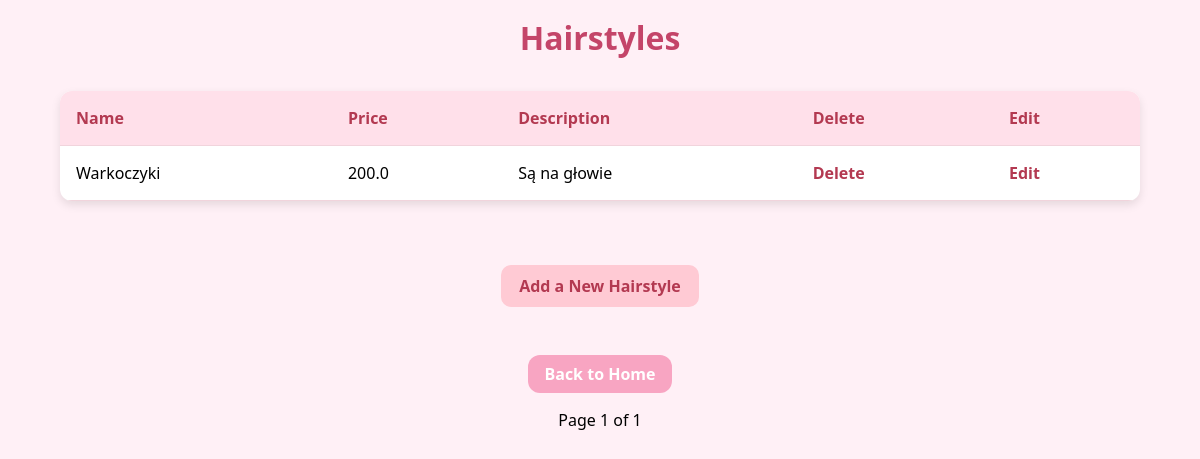
Before: /hairstyles with the older database file.
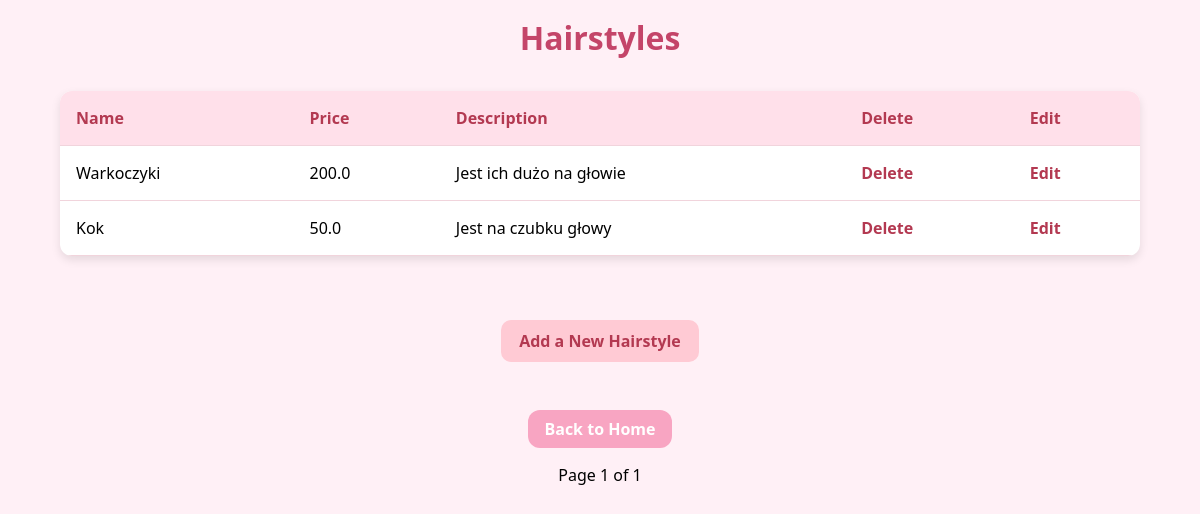
After: the same page with the newer database file.
### models.py (models this page shows)
class Hairstyle(db.Model):
    __tablename__ = 'hairstyle'
    id = db.Column(db.Integer, primary_key=True)
    name = db.Column(db.String(100), nullable=False)
    description = db.Column(db.String(500))
    duration = db.Column(db.Integer)
    price = db.Column(db.Float, nullable=False)
    appointments = db.relationship('Appointment', back_populates='hairstyle')

### app.py (the view)
@app.route('/hairstyles', methods=['GET'])
def hairstyles():
    page = request.args.get('page', 1, type=int)
    hairstyle_pagination = Hairstyle.query.paginate(page=page, per_page=10)
    return render_template('hairstyles.html', hairstyles=hairstyle_pagination.items, pagination=hairstyle_pagination)

### templates/hairstyles.html (shortened to what this page needs)
<!DOCTYPE html>
<html lang="en">
<head>
    <link rel="stylesheet" href="{{ url_for('static', filename='style.css') }}">
</head>
<body>
    <h1>Hairstyles</h1>
    <table>
        <tr>
            <th>Name</th>
            <th>Price</th>
            <th>Description</th>
            <th>Delete</th>
            <th>Edit</th>
        </tr>
        {% for hairstyle in hairstyles %}
        <tr>
            <td>{{ hairstyle.name }}</td>
            <td>{{ hairstyle.price }}</td>
            <td>{{ hairstyle.description }}</td>
            <td>
                <a href="{{ url_for('delete_hairstyle', id=hairstyle.id) }}" onclick="return confirm('Are you sure?')">Delete</a>
            </td>
            <td>
                <a href="{{ url_for('edit_hairstyle', id=hairstyle.id) }}">Edit</a>
            </td>
        </tr>
        {% endfor %}
    </table>
    <div class="add">
        <a href="{{ url_for('add_hairstyle') }}", class="add-btn">Add a New Hairstyle</a>
    </div>
    <div>
        <a href="{{ url_for('index') }}">Back to Home</a>
        <p>Page {{ pagination.page }} of {{ pagination.pages }}</p>
    </div>
</body>
</html>

Changed rows visible on the page:
changed Hairstyle "Warkoczyki": description "Są na głowie" → "Jest ich dużo na głowie"
added Hairstyle: name "Kok", price "50.0", description "Jest na czubku głowy"
